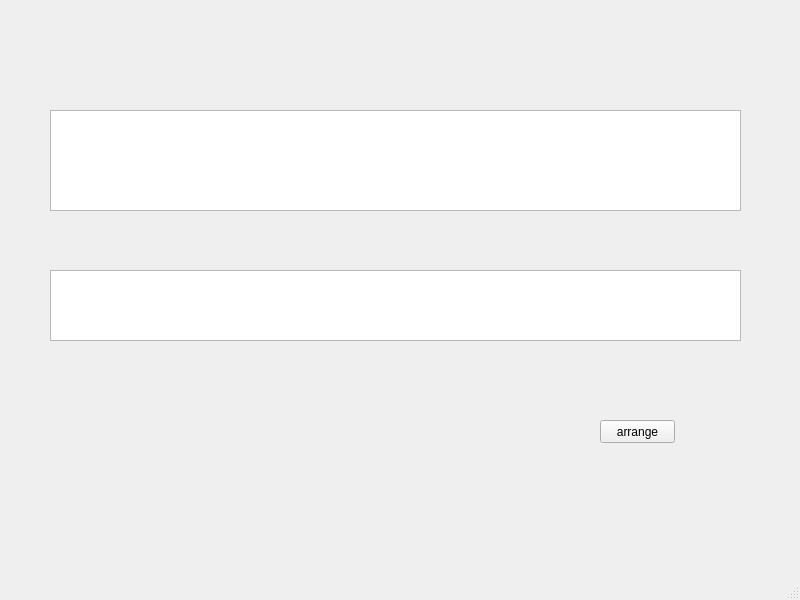
<?xml version="1.0" encoding="UTF-8"?>
<ui version="4.0">
 <class>MainWindow</class>
 <widget class="QMainWindow" name="MainWindow">
  <property name="geometry">
   <rect>
    <x>0</x>
    <y>0</y>
    <width>800</width>
    <height>600</height>
   </rect>
  </property>
  <property name="windowTitle">
   <string>Arranger</string>
  </property>
  <widget class="QWidget" name="centralwidget">
   <widget class="QPushButton" name="pushButton">
    <property name="geometry">
     <rect>
      <x>600</x>
      <y>420</y>
      <width>75</width>
      <height>23</height>
     </rect>
    </property>
    <property name="text">
     <string>arrange</string>
    </property>
   </widget>
   <widget class="QTextEdit" name="textEdit">
    <property name="geometry">
     <rect>
      <x>50</x>
      <y>270</y>
      <width>691</width>
      <height>71</height>
     </rect>
    </property>
   </widget>
   <widget class="QTextEdit" name="textEdit_2">
    <property name="geometry">
     <rect>
      <x>50</x>
      <y>110</y>
      <width>691</width>
      <height>101</height>
     </rect>
    </property>
   </widget>
  </widget>
  <widget class="QMenuBar" name="menubar">
   <property name="geometry">
    <rect>
     <x>0</x>
     <y>0</y>
     <width>800</width>
     <height>23</height>
    </rect>
   </property>
  </widget>
  <widget class="QStatusBar" name="statusbar"/>
 </widget>
 <resources/>
 <connections/>
</ui>
